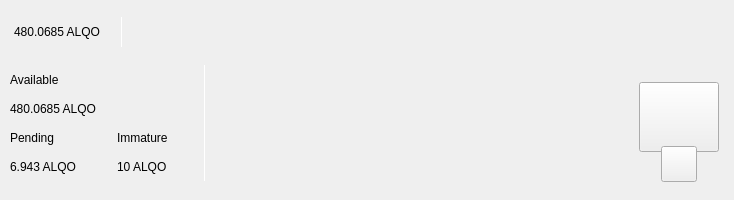
<?xml version="1.0" encoding="UTF-8"?>
<ui version="4.0">
 <class>TopBar</class>
 <widget class="QWidget" name="TopBar">
  <property name="geometry">
   <rect>
    <x>0</x>
    <y>0</y>
    <width>734</width>
    <height>200</height>
   </rect>
  </property>
  <property name="minimumSize">
   <size>
    <width>0</width>
    <height>200</height>
   </size>
  </property>
  <property name="maximumSize">
   <size>
    <width>16777215</width>
    <height>200</height>
   </size>
  </property>
  <property name="windowTitle">
   <string>Form</string>
  </property>
  <property name="styleSheet">
   <string notr="true">color: rgb(0, 0, 0);</string>
  </property>
  <layout class="QVBoxLayout" name="verticalLayout_10" stretch="0">
   <property name="spacing">
    <number>0</number>
   </property>
   <property name="leftMargin">
    <number>0</number>
   </property>
   <property name="topMargin">
    <number>0</number>
   </property>
   <property name="rightMargin">
    <number>0</number>
   </property>
   <property name="bottomMargin">
    <number>0</number>
   </property>
   <item>
    <widget class="PFBorderImage" name="containerTop" native="true">
     <layout class="QVBoxLayout" name="verticalLayout_11">
      <property name="spacing">
       <number>0</number>
      </property>
      <property name="leftMargin">
       <number>0</number>
      </property>
      <property name="topMargin">
       <number>0</number>
      </property>
      <property name="rightMargin">
       <number>0</number>
      </property>
      <property name="bottomMargin">
       <number>0</number>
      </property>
      <item>
       <widget class="QWidget" name="top_container_2" native="true">
        <property name="minimumSize">
         <size>
          <width>0</width>
          <height>65</height>
         </size>
        </property>
        <layout class="QHBoxLayout" name="top_container">
         <property name="spacing">
          <number>0</number>
         </property>
         <property name="leftMargin">
          <number>14</number>
         </property>
         <property name="topMargin">
          <number>0</number>
         </property>
         <property name="rightMargin">
          <number>14</number>
         </property>
         <property name="bottomMargin">
          <number>0</number>
         </property>
         <item alignment="Qt::AlignVCenter">
          <widget class="QWidget" name="widgetTopAmount" native="true">
           <property name="sizePolicy">
            <sizepolicy hsizetype="Preferred" vsizetype="Maximum">
             <horstretch>0</horstretch>
             <verstretch>0</verstretch>
            </sizepolicy>
           </property>
           <layout class="QHBoxLayout" name="horizontalLayout_5">
            <property name="spacing">
             <number>0</number>
            </property>
            <property name="leftMargin">
             <number>0</number>
            </property>
            <property name="topMargin">
             <number>0</number>
            </property>
            <property name="rightMargin">
             <number>0</number>
            </property>
            <property name="bottomMargin">
             <number>0</number>
            </property>
            <item alignment="Qt::AlignTop">
             <widget class="QLabel" name="labelAmountTopPiv">
              <property name="minimumSize">
               <size>
                <width>0</width>
                <height>36</height>
               </size>
              </property>
              <property name="styleSheet">
               <string notr="true">padding:0px;margin:0px;</string>
              </property>
              <property name="text">
               <string>480.0685 ALQO</string>
              </property>
             </widget>
            </item>
            <item>
             <spacer name="horizontalSpacer_11">
              <property name="orientation">
               <enum>Qt::Horizontal</enum>
              </property>
              <property name="sizeType">
               <enum>QSizePolicy::Fixed</enum>
              </property>
              <property name="sizeHint" stdset="0">
               <size>
                <width>20</width>
                <height>20</height>
               </size>
              </property>
             </spacer>
            </item>
            <item alignment="Qt::AlignVCenter">
             <widget class="QLabel" name="label_16">
              <property name="minimumSize">
               <size>
                <width>1</width>
                <height>30</height>
               </size>
              </property>
              <property name="maximumSize">
               <size>
                <width>1</width>
                <height>30</height>
               </size>
              </property>
              <property name="styleSheet">
               <string notr="true">background-color:white;
padding:0px;
border:none;</string>
              </property>
              <property name="text">
               <string/>
              </property>
             </widget>
            </item>
            <item>
             <spacer name="horizontalSpacer_12">
              <property name="orientation">
               <enum>Qt::Horizontal</enum>
              </property>
              <property name="sizeType">
               <enum>QSizePolicy::Fixed</enum>
              </property>
              <property name="sizeHint" stdset="0">
               <size>
                <width>20</width>
                <height>20</height>
               </size>
              </property>
             </spacer>
            </item>
           </layout>
          </widget>
         </item>
         <item>
          <spacer name="horizontalSpacer">
           <property name="orientation">
            <enum>Qt::Horizontal</enum>
           </property>
           <property name="sizeHint" stdset="0">
            <size>
             <width>40</width>
             <height>20</height>
            </size>
           </property>
          </spacer>
         </item>
         <item>
          <layout class="QHBoxLayout" name="horizontalLayout_4">
           <property name="spacing">
            <number>12</number>
           </property>
           <property name="rightMargin">
            <number>0</number>
           </property>
           <item alignment="Qt::AlignRight">
            <widget class="QWidget" name="layoutSync" native="true">
             <property name="minimumSize">
              <size>
               <width>0</width>
               <height>36</height>
              </size>
             </property>
             <property name="maximumSize">
              <size>
               <width>16777215</width>
               <height>36</height>
              </size>
             </property>
             <layout class="QVBoxLayout" name="verticalLayout_9">
              <property name="leftMargin">
               <number>0</number>
              </property>
              <property name="topMargin">
               <number>0</number>
              </property>
              <property name="rightMargin">
               <number>0</number>
              </property>
              <property name="bottomMargin">
               <number>0</number>
              </property>
              <item>
               <widget class="ExpandableButton" name="pushButtonSync" native="true">
                <property name="minimumSize">
                 <size>
                  <width>36</width>
                  <height>36</height>
                 </size>
                </property>
                <property name="maximumSize">
                 <size>
                  <width>16777215</width>
                  <height>36</height>
                 </size>
                </property>
               </widget>
              </item>
             </layout>
            </widget>
           </item>
           <item>
            <widget class="ExpandableButton" name="pushButtonMint" native="true">
             <property name="minimumSize">
              <size>
               <width>36</width>
               <height>36</height>
              </size>
             </property>
            </widget>
           </item>
           <item>
            <widget class="ExpandableButton" name="pushButtonStack" native="true">
             <property name="minimumSize">
              <size>
               <width>36</width>
               <height>36</height>
              </size>
             </property>
            </widget>
           </item>
           <item>
            <widget class="ExpandableButton" name="pushButtonConnection" native="true">
             <property name="minimumSize">
              <size>
               <width>36</width>
               <height>36</height>
              </size>
             </property>
            </widget>
           </item>
           <item>
            <widget class="ExpandableButton" name="pushButtonLock" native="true">
             <property name="sizePolicy">
              <sizepolicy hsizetype="Expanding" vsizetype="Expanding">
               <horstretch>0</horstretch>
               <verstretch>0</verstretch>
              </sizepolicy>
             </property>
             <property name="minimumSize">
              <size>
               <width>36</width>
               <height>0</height>
              </size>
             </property>
            </widget>
           </item>
          </layout>
         </item>
        </layout>
       </widget>
      </item>
      <item>
       <widget class="QWidget" name="bottom_container" native="true">
        <property name="minimumSize">
         <size>
          <width>0</width>
          <height>135</height>
         </size>
        </property>
        <layout class="QHBoxLayout" name="botton_container">
         <property name="leftMargin">
          <number>10</number>
         </property>
         <property name="topMargin">
          <number>0</number>
         </property>
         <property name="rightMargin">
          <number>10</number>
         </property>
         <property name="bottomMargin">
          <number>10</number>
         </property>
         <item>
          <layout class="QHBoxLayout" name="horizontalLayout_3">
           <property name="bottomMargin">
            <number>9</number>
           </property>
           <item>
            <layout class="QVBoxLayout" name="verticalLayout_7">
             <property name="spacing">
              <number>0</number>
             </property>
             <property name="leftMargin">
              <number>0</number>
             </property>
             <property name="rightMargin">
              <number>30</number>
             </property>
             <item>
              <layout class="QVBoxLayout" name="verticalLayout_2">
               <item>
                <widget class="QLabel" name="labelTitle1">
                 <property name="text">
                  <string>Available</string>
                 </property>
                </widget>
               </item>
               <item>
                <widget class="QLabel" name="labelAmountPiv">
                 <property name="text">
                  <string>480.0685 ALQO</string>
                 </property>
                </widget>
               </item>
              </layout>
             </item>
             <item>
              <layout class="QHBoxLayout" name="horizontalLayout_2">
               <property name="spacing">
                <number>0</number>
               </property>
               <item>
                <layout class="QVBoxLayout" name="verticalLayout_3">
                 <item>
                  <widget class="QLabel" name="labelTitle3">
                   <property name="text">
                    <string>Pending</string>
                   </property>
                  </widget>
                 </item>
                 <item>
                  <widget class="QLabel" name="labelPendingPiv">
                   <property name="text">
                    <string>6.943 ALQO</string>
                   </property>
                  </widget>
                 </item>
                </layout>
               </item>
               <item>
                <spacer name="horizontalSpacer_3">
                 <property name="orientation">
                  <enum>Qt::Horizontal</enum>
                 </property>
                 <property name="sizeType">
                  <enum>QSizePolicy::Fixed</enum>
                 </property>
                 <property name="sizeHint" stdset="0">
                  <size>
                   <width>40</width>
                   <height>20</height>
                  </size>
                 </property>
                </spacer>
               </item>
               <item>
                <layout class="QVBoxLayout" name="verticalLayout_4">
                 <item>
                  <widget class="QLabel" name="labelTitle4">
                   <property name="text">
                    <string>Immature</string>
                   </property>
                  </widget>
                 </item>
                 <item>
                  <widget class="QLabel" name="labelImmaturePiv">
                   <property name="text">
                    <string>10 ALQO</string>
                   </property>
                  </widget>
                 </item>
                </layout>
               </item>
              </layout>
             </item>
            </layout>
           </item>
           <item>
            <widget class="QLabel" name="label_9">
             <property name="minimumSize">
              <size>
               <width>1</width>
               <height>100</height>
              </size>
             </property>
             <property name="maximumSize">
              <size>
               <width>1</width>
               <height>16777215</height>
              </size>
             </property>
             <property name="styleSheet">
              <string notr="true">background-color:white;
padding:0px;
border:none;</string>
             </property>
             <property name="text">
              <string/>
             </property>
            </widget>
           </item>
           <item>
            <layout class="QVBoxLayout" name="verticalLayout_8">
             <property name="spacing">
              <number>0</number>
             </property>
             <property name="leftMargin">
              <number>30</number>
             </property>
             <item>
              <layout class="QVBoxLayout" name="verticalLayout"/>
             </item>
             <item>
              <layout class="QHBoxLayout" name="horizontalLayout">
               <property name="spacing">
                <number>0</number>
               </property>
               <item>
                <layout class="QVBoxLayout" name="verticalLayout_5"/>
               </item>
              </layout>
             </item>
            </layout>
           </item>
          </layout>
         </item>
         <item>
          <spacer name="horizontalSpacer_2">
           <property name="orientation">
            <enum>Qt::Horizontal</enum>
           </property>
           <property name="sizeHint" stdset="0">
            <size>
             <width>40</width>
             <height>20</height>
            </size>
           </property>
          </spacer>
         </item>
         <item alignment="Qt::AlignHCenter|Qt::AlignVCenter">
          <widget class="QWidget" name="qrContainer" native="true">
           <property name="sizePolicy">
            <sizepolicy hsizetype="Preferred" vsizetype="Minimum">
             <horstretch>0</horstretch>
             <verstretch>0</verstretch>
            </sizepolicy>
           </property>
           <property name="minimumSize">
            <size>
             <width>90</width>
             <height>110</height>
            </size>
           </property>
           <property name="maximumSize">
            <size>
             <width>90</width>
             <height>110</height>
            </size>
           </property>
           <layout class="QVBoxLayout" name="containerQR">
            <property name="spacing">
             <number>0</number>
            </property>
            <property name="leftMargin">
             <number>5</number>
            </property>
            <property name="topMargin">
             <number>10</number>
            </property>
            <property name="rightMargin">
             <number>5</number>
            </property>
            <property name="bottomMargin">
             <number>0</number>
            </property>
            <item>
             <widget class="QPushButton" name="btnQr">
              <property name="minimumSize">
               <size>
                <width>70</width>
                <height>70</height>
               </size>
              </property>
              <property name="maximumSize">
               <size>
                <width>16777215</width>
                <height>70</height>
               </size>
              </property>
              <property name="text">
               <string/>
              </property>
              <property name="iconSize">
               <size>
                <width>70</width>
                <height>70</height>
               </size>
              </property>
             </widget>
            </item>
            <item>
             <spacer name="verticalSpacer">
              <property name="orientation">
               <enum>Qt::Vertical</enum>
              </property>
              <property name="sizeType">
               <enum>QSizePolicy::Fixed</enum>
              </property>
              <property name="sizeHint" stdset="0">
               <size>
                <width>20</width>
                <height>20</height>
               </size>
              </property>
             </spacer>
            </item>
            <item alignment="Qt::AlignHCenter|Qt::AlignBottom">
             <widget class="QPushButton" name="pushButtonQR">
              <property name="minimumSize">
               <size>
                <width>36</width>
                <height>36</height>
               </size>
              </property>
              <property name="maximumSize">
               <size>
                <width>36</width>
                <height>36</height>
               </size>
              </property>
              <property name="text">
               <string/>
              </property>
             </widget>
            </item>
           </layout>
          </widget>
         </item>
        </layout>
       </widget>
      </item>
     </layout>
    </widget>
   </item>
  </layout>
 </widget>
 <customwidgets>
  <customwidget>
   <class>ExpandableButton</class>
   <extends>QWidget</extends>
   <header>qt/expandablebutton.h</header>
   <container>1</container>
  </customwidget>
  <customwidget>
   <class>PFBorderImage</class>
   <extends>QFrame</extends>
   <header>qt/pfborderimage.h</header>
   <container>1</container>
  </customwidget>
 </customwidgets>
 <resources/>
 <connections/>
</ui>
